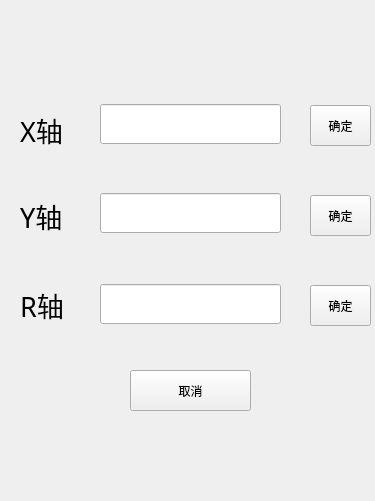
<?xml version="1.0" encoding="UTF-8"?>
<ui version="4.0">
 <class>ManualAdjustDate</class>
 <widget class="QDialog" name="ManualAdjustDate">
  <property name="geometry">
   <rect>
    <x>0</x>
    <y>0</y>
    <width>375</width>
    <height>501</height>
   </rect>
  </property>
  <property name="windowTitle">
   <string>Dialog</string>
  </property>
  <widget class="QLineEdit" name="lineEdit_ManualR">
   <property name="geometry">
    <rect>
     <x>100</x>
     <y>284</y>
     <width>181</width>
     <height>40</height>
    </rect>
   </property>
   <property name="text">
    <string/>
   </property>
   <property name="readOnly">
    <bool>false</bool>
   </property>
  </widget>
  <widget class="QLineEdit" name="lineEdit_ManualX">
   <property name="geometry">
    <rect>
     <x>100</x>
     <y>104</y>
     <width>181</width>
     <height>40</height>
    </rect>
   </property>
   <property name="text">
    <string/>
   </property>
   <property name="readOnly">
    <bool>false</bool>
   </property>
  </widget>
  <widget class="QToolButton" name="toolButton">
   <property name="geometry">
    <rect>
     <x>310</x>
     <y>105</y>
     <width>61</width>
     <height>41</height>
    </rect>
   </property>
   <property name="text">
    <string>确定</string>
   </property>
  </widget>
  <widget class="QToolButton" name="toolButton_3">
   <property name="geometry">
    <rect>
     <x>310</x>
     <y>285</y>
     <width>61</width>
     <height>41</height>
    </rect>
   </property>
   <property name="text">
    <string>确定</string>
   </property>
  </widget>
  <widget class="QToolButton" name="toolButton_2">
   <property name="geometry">
    <rect>
     <x>310</x>
     <y>195</y>
     <width>61</width>
     <height>41</height>
    </rect>
   </property>
   <property name="text">
    <string>确定</string>
   </property>
  </widget>
  <widget class="QLabel" name="label_38">
   <property name="geometry">
    <rect>
     <x>20</x>
     <y>114</y>
     <width>81</width>
     <height>31</height>
    </rect>
   </property>
   <property name="font">
    <font>
     <family>文泉驿微米黑</family>
     <pointsize>20</pointsize>
    </font>
   </property>
   <property name="text">
    <string>X轴</string>
   </property>
  </widget>
  <widget class="QLineEdit" name="lineEdit_ManualY">
   <property name="geometry">
    <rect>
     <x>100</x>
     <y>193</y>
     <width>181</width>
     <height>40</height>
    </rect>
   </property>
   <property name="text">
    <string/>
   </property>
   <property name="readOnly">
    <bool>false</bool>
   </property>
  </widget>
  <widget class="QLabel" name="label_37">
   <property name="geometry">
    <rect>
     <x>20</x>
     <y>284</y>
     <width>81</width>
     <height>41</height>
    </rect>
   </property>
   <property name="font">
    <font>
     <family>文泉驿微米黑</family>
     <pointsize>20</pointsize>
    </font>
   </property>
   <property name="text">
    <string>R轴</string>
   </property>
  </widget>
  <widget class="QToolButton" name="toolButton_4">
   <property name="geometry">
    <rect>
     <x>130</x>
     <y>370</y>
     <width>121</width>
     <height>41</height>
    </rect>
   </property>
   <property name="text">
    <string>取消</string>
   </property>
  </widget>
  <widget class="QLabel" name="label_39">
   <property name="geometry">
    <rect>
     <x>20</x>
     <y>200</y>
     <width>81</width>
     <height>31</height>
    </rect>
   </property>
   <property name="font">
    <font>
     <family>文泉驿微米黑</family>
     <pointsize>20</pointsize>
    </font>
   </property>
   <property name="text">
    <string>Y轴</string>
   </property>
  </widget>
 </widget>
 <resources/>
 <connections>
  <connection>
   <sender>toolButton_4</sender>
   <signal>clicked()</signal>
   <receiver>ManualAdjustDate</receiver>
   <slot>close()</slot>
   <hints>
    <hint type="sourcelabel">
     <x>190</x>
     <y>390</y>
    </hint>
    <hint type="destinationlabel">
     <x>187</x>
     <y>250</y>
    </hint>
   </hints>
  </connection>
 </connections>
</ui>
